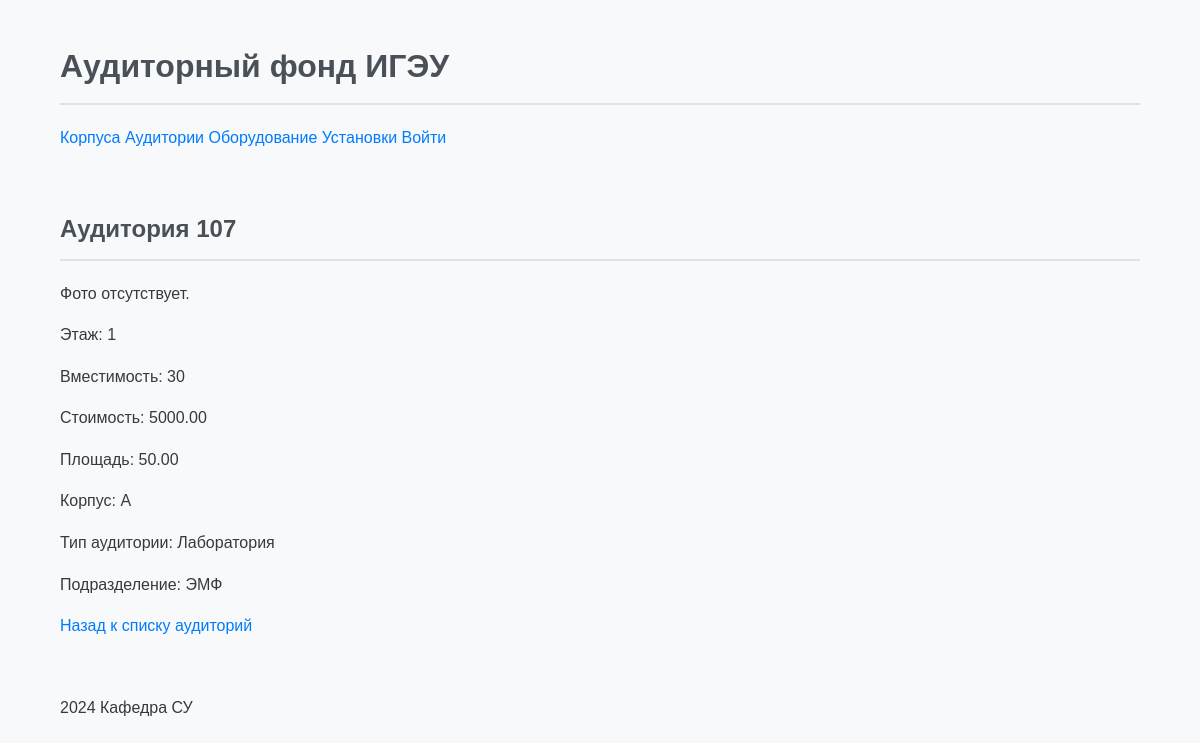
/rooms/1/, run on an earlier commit of the app's database.
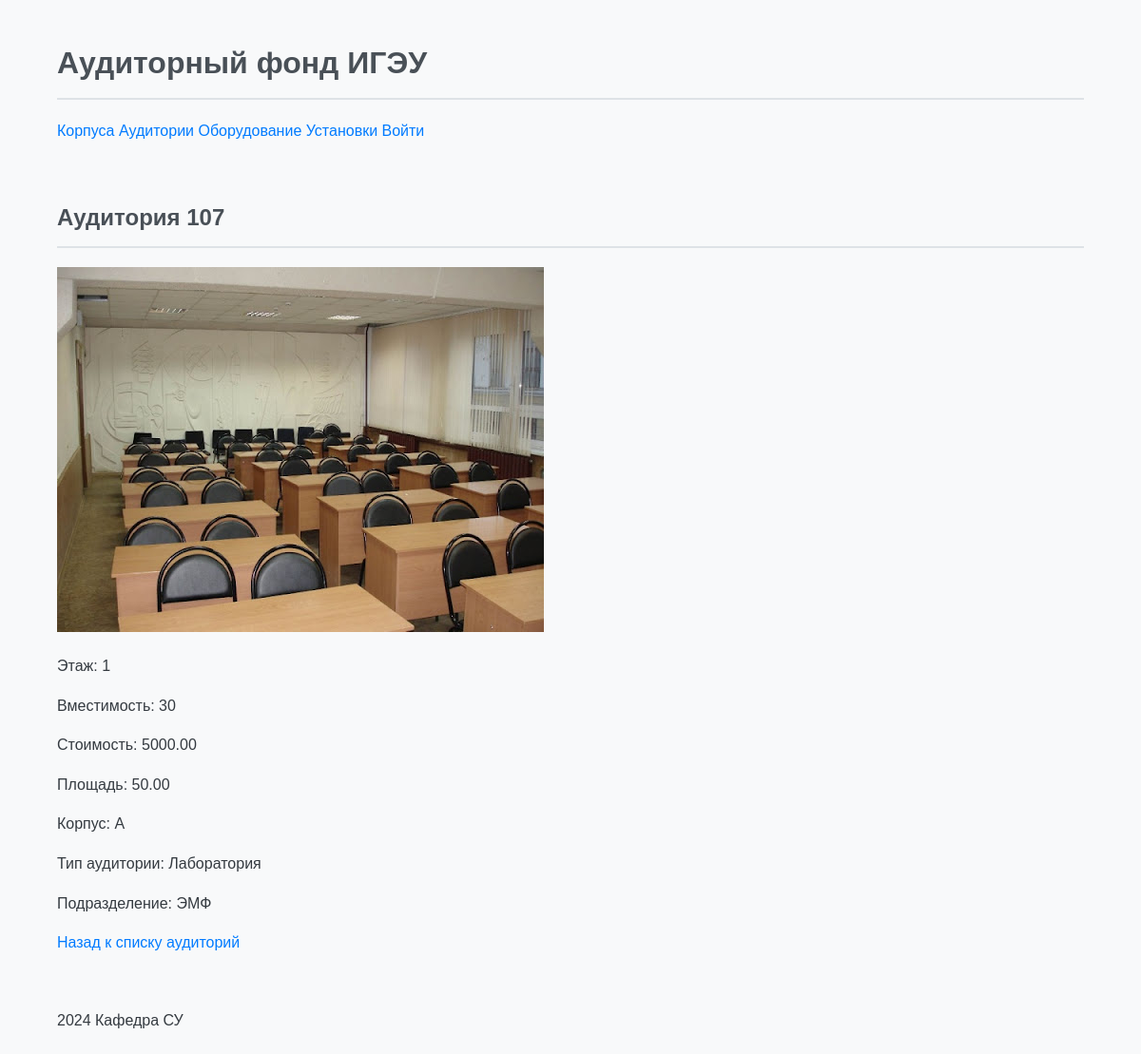
And on a later commit of the database.
### classrooms/models.py (models this page shows, shortened)
class Room(models.Model):
    number = models.CharField(max_length=10, verbose_name="Номер аудитории")
    floor = models.IntegerField(verbose_name="Этаж")
    cost = models.DecimalField(max_digits=10, decimal_places=2, verbose_name="Стоимость")
    area = models.DecimalField(max_digits=10, decimal_places=2, verbose_name="Площадь")
    capacity = models.IntegerField(verbose_name="Вместимость")
    campus = models.ForeignKey('Campus', on_delete=models.CASCADE, verbose_name="Корпус")
    room_type = models.ForeignKey('RoomType', on_delete=models.CASCADE, verbose_name="Тип аудитории")
    department = models.ForeignKey('Department', on_delete=models.CASCADE, verbose_name="Факультет")
    photo = models.ImageField(upload_to='rooms/', verbose_name="Фотография", blank=True, null=True)
    name = models.CharField(max_length=100, default="Default Room")
    capacity = models.PositiveIntegerField()

class Campus(models.Model):
    name = models.CharField(max_length=255)
    photo = models.ImageField(upload_to='campus_photos/', blank=True, null=True)

class RoomType(models.Model):
    name = models.CharField(max_length=255)

class Department(models.Model):
    name = models.CharField(max_length=255)

### classrooms/views.py (the view)
# urls.py: path('rooms/<int:pk>/', views.RoomDetailView.as_view(), name='room_detail'),
class RoomDetailView(DetailView):
    model = Room
    template_name = 'classrooms/room_detail.html'
    context_object_name = 'room'

### classrooms/templates/classrooms/room_detail.html
{% extends "base_generic.html" %}
{% block content %}
  <h2>Аудитория {{ room.number }}</h2>
  {% if room.photo %}
    <img src="{{ room.photo.url }}" alt="Фото аудитории {{ room.number }}" class="card-image">
  {% else %}
    <p>Фото отсутствует.</p>
  {% endif %}
  <p>Этаж: {{ room.floor }}</p>
  <p>Вместимость: {{ room.capacity }}</p>
  <p>Стоимость: {{ room.cost }}</p>
  <p>Площадь: {{ room.area }}</p>
  <p>Корпус: {{ room.campus.name }}</p>
  <p>Тип аудитории: {{ room.room_type.name }}</p>
  <p>Подразделение: {{ room.department.name }}</p>
  <a href="{% url 'room_list' %}">Назад к списку аудиторий</a>
{% endblock %}

### classrooms/templates/base_generic.html (shortened to what this page needs)
{% load static %}
<!DOCTYPE html>
<html lang="ru">
<head>
    <link rel="stylesheet" href="{% static 'css/style.css' %}">
</head>
<body>
    <header>
        <div class="container">
            <h1>Аудиторный фонд ИГЭУ</h1>
            <nav>
                <a href="{% url 'campus_list' %}">Корпуса</a>
                <a href="{% url 'room_list' %}">Аудитории</a>
                <a href="{% url 'equipment_list' %}">Оборудование</a>
                <a href="{% url 'installation_list' %}">Установки</a>
                {% if user.is_authenticated %}
                    <a href="{% url 'logout' %}">Выйти</a>
                {% else %}
                    <a href="{% url 'login' %}">Войти</a>
                {% endif %}
            </nav>
        </div>
    </header>
    <div class="container">
        {% block content %}{% endblock %}
    </div>
    <footer>
        <div class="container">
            <p>2024 Кафедра СУ</p>
        </div>
    </footer>
</body>
</html>

### classrooms/templates/static/css/style.css (style rules this page uses)
body { font-family: 'Arial', sans-serif; background-color: #f8f9fa; color: #343a40; margin: 0; padding: 0; line-height: 1.6; }
.container { width: 90%; max-width: 1200px; margin: 0 auto; padding: 20px; }
h1, h2, h3 { color: #495057; border-bottom: 2px solid #dee2e6; padding-bottom: 10px; margin-bottom: 20px; }
a { color: #007bff; text-decoration: none; transition: color 0.3s ease; }

What changed in the data, as far as the page shows it:
changed Room "Лаборатория": photo: picture added; photo empty → "rooms/unnamed_1.jpg" (drawn)
Also different on the page:
text no longer shown: "Фото отсутствует."
